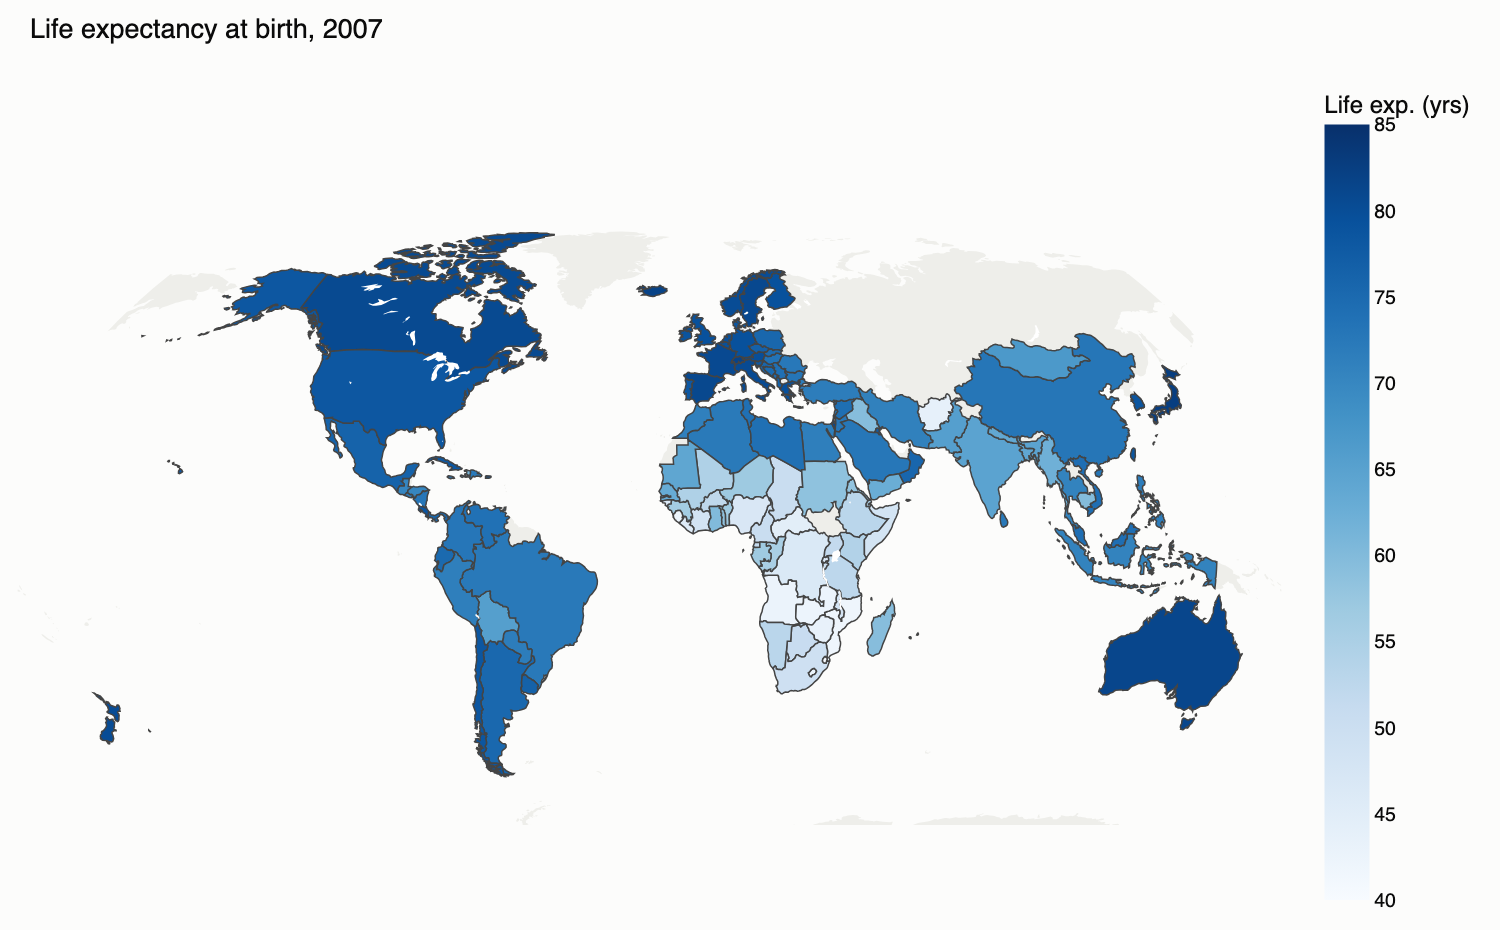

This chart was generated by the following Python code:
"""
Choropleth Map (world)  -  family: Spatial

DESIGN PURPOSE
Fills each region with a color that encodes a statistic. Geographic clusters
and regional gradients (the north–south divide, a hot spot) become visible at
a glance.

WHEN TO USE
  - Show a rate, ratio or index (life expectancy, % vaccinated) across
    countries or regions
  - Reveal spatial clusters and gradients
  - Show data that is already aggregated to administrative units

AVOID WHEN
  - Values are raw counts, because big regions dominate visually (normalize to
    per-capita or use a bubble map)
  - Small but important regions would be invisible (use a tile grid map)
  - Readers need to compare exact values (use a sorted bar chart)

ALTERNATIVES
  - Tile grid map
  - Bubble map
  - Sorted bar chart

EXAMPLE
Life expectancy at birth by country in 2007 (Gapminder dataset, bundled with
plotly).

Run:  python choropleth_world.py
"""
import sys
from pathlib import Path

import numpy as np
import pandas as pd
import plotly.express as px
import plotly.graph_objects as go
import plotly.io as pio

PALETTE = ["#2a78d6", "#eb6834", "#1baf7a", "#eda100",
           "#e87ba4", "#008300", "#6250d6", "#e34948"]
pio.templates["vizlib"] = go.layout.Template(layout=dict(
    colorway=PALETTE, font=dict(family="Helvetica, Arial, sans-serif", size=13, color="#0b0b0b"),
    paper_bgcolor="#fcfcfb", plot_bgcolor="#fcfcfb", title=dict(x=0.02, xanchor="left"),
    xaxis=dict(gridcolor="#e6e5e1", linecolor="#c9c8c3", zeroline=False),
    yaxis=dict(gridcolor="#e6e5e1", linecolor="#c9c8c3", zeroline=False),
))
pio.templates.default = "plotly_white+vizlib"

# --- Example data ------------------------------------------------------------
df = px.data.gapminder().query("year == 2007")
df[["country", "continent", "iso_alpha", "lifeExp"]].head()

# --- Plot --------------------------------------------------------------------
fig = px.choropleth(df, locations="iso_alpha", color="lifeExp", hover_name="country",
                    color_continuous_scale="Blues", range_color=(40, 85),
                    labels={"lifeExp": "Life exp. (yrs)"},
                    title="Life expectancy at birth, 2007")
fig.update_geos(showframe=False, showcoastlines=False, projection_type="natural earth",
                bgcolor="#fcfcfb", landcolor="#eeeeea")
fig.update_layout(margin=dict(l=10, r=10, t=50, b=10), height=480)

# --- Save / show -------------------------------------------------------------
out = Path(__file__).with_name(Path(__file__).stem + ".html")
fig.write_html(out, include_plotlyjs="cdn")
try:  # static preview; needs kaleido + a local Chrome
    fig.write_image(out.with_suffix(".png"), width=1000, height=620, scale=1.5)
except Exception:
    pass
print(f"saved {out}")
if "--no-show" not in sys.argv:
    fig.show()
